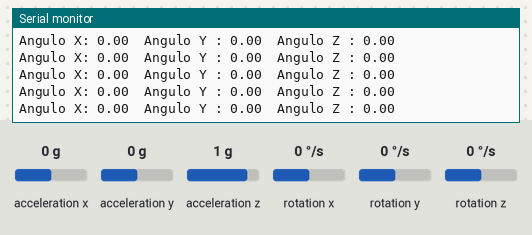
A sketch run on a simulated Arduino Uno, built with avr-gcc and run on an emulated ATmega328P. Parts: the last lines printed to the serial monitor. Inputs (shaded band) come from the test bench; at power-on: acceleration x 0 g, acceleration y 0 g, acceleration z 1 g, rotation x 0 °/s, rotation y 0 °/s, rotation z 0 °/s.

Above: at 4.2 s.
4.3 s: acceleration x set to -1.4 g
At 5.4 s:
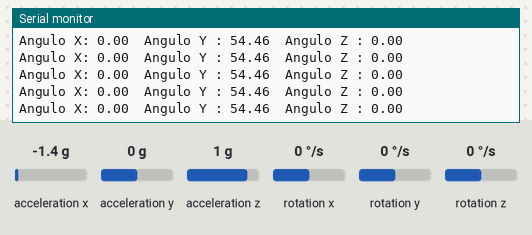
7.3 s: acceleration y set to -1.4 g
At 7.9 s:
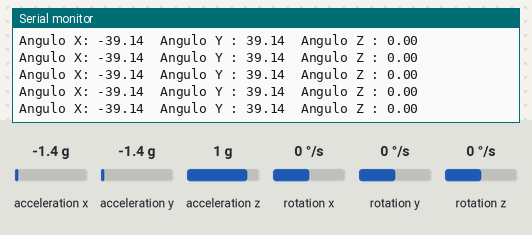
10.3 s: acceleration x set to 0 g
At 11.3 s:
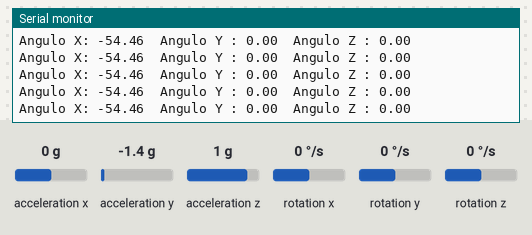
13.3 s: acceleration y set to 0 g
Timing chart, 0 to 13.6 s (numbered marks = the images above; inputs shaded):
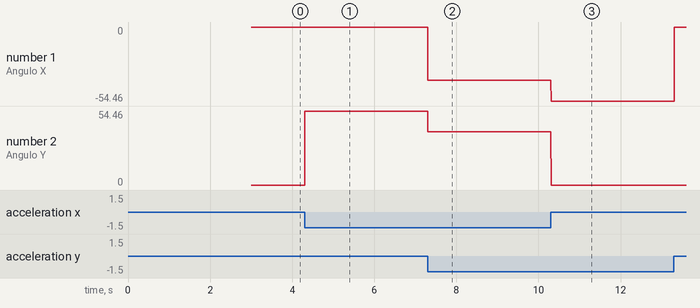

The sketch:

GyroscopeMPU6050.ino
```cpp
#include <MPU6050_tockn.h>
#include <Wire.h>

// TODO: Testar se com outros dispositivos I2C ainda funciona;
// Código tese retirado da biblioteca MPU6050_tockn;
// Por padrão, parece que o Endereço do MPU é 68.
// A biblioteca já cuida disso automaticamente,
// então desde que não setemos nenhum endereço como 68, não devemos ter problema.

MPU6050 mpu6050(Wire);

void setup() {
  Serial.begin(115200);
  Wire.begin();  // Inicia o I2C

  mpu6050.begin();                // Inicia o sensor pela lib
  mpu6050.calcGyroOffsets(true);  // Calcula o OffSet
}

void loop() {
  mpu6050.update();  // Atualiza os valores de X, Y, Z
  Serial.print("Angulo X: ");
  Serial.print(mpu6050.getAngleX());
  Serial.print("\tAngulo Y : ");
  Serial.print(mpu6050.getAngleY());
  Serial.print("\tAngulo Z : ");
  Serial.println(mpu6050.getAngleZ());
}
```

Measured:
- after the input at 4.3 s, the serial monitor: prints a new line at once (image 1)
- after the input at 7.3 s, the serial monitor: prints a new line at once (image 2)
- after the input at 10.3 s, the serial monitor: prints a new line at once (image 3)
- plotted number 1: 0 → -39.14 after the input at 7.3 s, -39.14 → -54.46 after the input at 10.3 s
- plotted number 2: 0 → 54.46 after the input at 4.3 s, 54.46 → 39.14 after the input at 7.3 s
